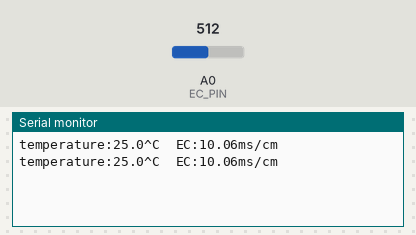
Bench run of a sketch on a simulated Arduino Uno, built with avr-gcc and run on an emulated ATmega328P. On the bench: the last lines printed to the serial monitor. Inputs (shaded band) come from the test bench; at power-on: A0 (EC_PIN) = 512.

Above: at 2.8 s.
2.9 s: A0 (EC_PIN) set to 716
At 3.7 s:
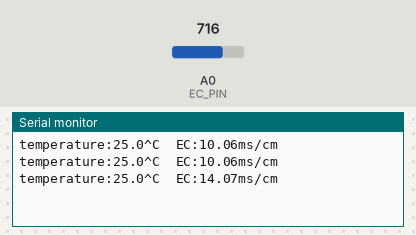
4.4 s: A0 (EC_PIN) set to 900
At 5.8 s:
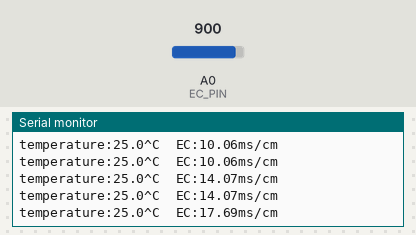
Timing chart, 0 to 7.4 s (numbered marks = the images above; inputs shaded):
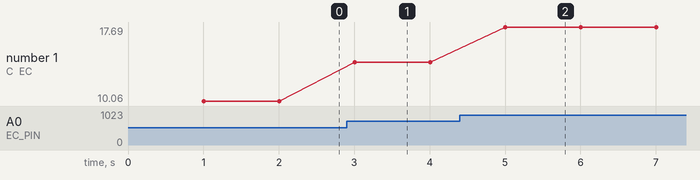

The sketch:

salinityTest.ino
```cpp
// (licence header left out)
//////////////////////////////////////////////////
// File Name: salinityTest.ion
// File Description: Salinity Test of Water
// Author: Deepakkumar
// Date: January 23, 2022
//////////////////////////////////////////////////

#include "DFRobot_EC.h"
#include <EEPROM.h>
#define EC_PIN A0
float voltage,ecValue,temperature = 25;
DFRobot_EC ec;

void setup()
{
  Serial.begin(115200);
  ec.begin();
}

void loop()
{
    static unsigned long timepoint = millis();
    if(millis()-timepoint>1000U)  //time interval: 1s
    {
      timepoint = millis();
      voltage = analogRead(EC_PIN)/1024.0*3300;   // read the voltage
      ecValue =  ec.readEC(voltage,temperature);  // convert voltage to EC with temperature compensation
      Serial.print("temperature:");
      Serial.print(temperature,1);
      Serial.print("^C  EC:");
      Serial.print(ecValue,2);
      Serial.println("ms/cm");
    }
    ec.calibration(voltage,temperature);          // calibration process by Serail CMD
}
```

Measured:
- after the input at 2.9 s, the serial monitor: prints a new line after 0.10 s (image 1)
- after the input at 4.4 s, the serial monitor: prints a new line after 0.61 s (image 2)
- plotted number 1: 10.06 → 14.07 after the input at 2.9 s, 14.07 → 17.69 after the input at 4.4 s
